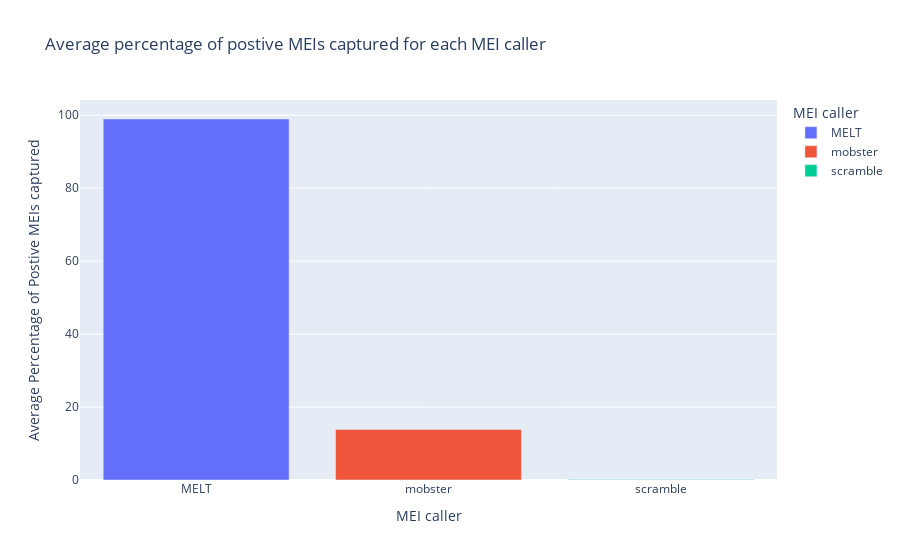

Notebook code cell kept with this figure:
### Code cell
# Calculate average percentage of shared variants for each tool
avg_shared_percentage = df.groupby('Tool')['Shared_Percentage'].mean().reset_index()

# Plotting Average Percentage of Postive MEIs captured
fig = px.bar(avg_shared_percentage, x='Tool', y='Shared_Percentage', title='Average percentage of postive MEIs captured for each MEI caller',
             labels={'Shared_Percentage': 'Average Percentage of Postive MEIs captured', 'Tool': 'MEI caller'},
             color='Tool')

fig.show()
fig.write_image("Average_Percentage_of_Postive_MEIs_captured_for_Each_MEI_caller.png", width=800, height=600, scale=2.0, format="png")

### Figure 1 — Plotly figure (JSON) as saved in the notebook; plotly's stock layout.template omitted (floating-point values rounded to 4 significant figures)
{"data": [{"alignmentgroup": "True", "hovertemplate": "MEI caller=%{x}<br>Average Percentage of Postive MEIs captured=%{y}<extra></extra>", "legendgroup": "MELT", "marker": {"color": "#636efa", "pattern": {"shape": ""}}, "name": "MELT", "offsetgroup": "MELT", "orientation": "v", "showlegend": true, "textposition": "auto", "type": "bar", "x": ["MELT"], "xaxis": "x", "y": [98.97], "yaxis": "y"}, {"alignmentgroup": "True", "hovertemplate": "MEI caller=%{x}<br>Average Percentage of Postive MEIs captured=%{y}<extra></extra>", "legendgroup": "mobster", "marker": {"color": "#EF553B", "pattern": {"shape": ""}}, "name": "mobster", "offsetgroup": "mobster", "orientation": "v", "showlegend": true, "textposition": "auto", "type": "bar", "x": ["mobster"], "xaxis": "x", "y": [13.85], "yaxis": "y"}, {"alignmentgroup": "True", "hovertemplate": "MEI caller=%{x}<br>Average Percentage of Postive MEIs captured=%{y}<extra></extra>", "legendgroup": "scramble", "marker": {"color": "#00cc96", "pattern": {"shape": ""}}, "name": "scramble", "offsetgroup": "scramble", "orientation": "v", "showlegend": true, "textposition": "auto", "type": "bar", "x": ["scramble"], "xaxis": "x", "y": [0.1543], "yaxis": "y"}], "layout": {"barmode": "relative", "legend": {"title": {"text": "MEI caller"}, "tracegroupgap": 0}, "title": {"text": "Average percentage of postive MEIs captured for each MEI caller"}, "xaxis": {"anchor": "y", "categoryarray": ["MELT", "mobster", "scramble"], "categoryorder": "array", "domain": [0, 1], "title": {"text": "MEI caller"}}, "yaxis": {"anchor": "x", "domain": [0, 1], "title": {"text": "Average Percentage of Postive MEIs captured"}}}}
